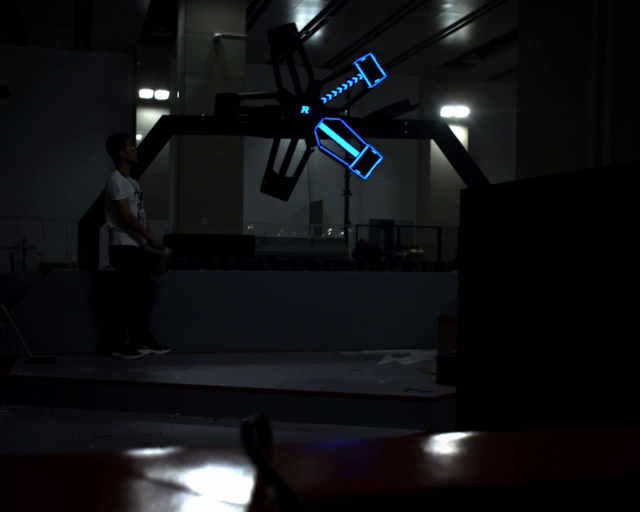
//> input picture Windmills-TEST/wind1.jpg, 1280 x 1024 px, given in place of wind.mp4, which was not available (shown at 1/2 size)
$ ./main   (built with g++ and OpenCV 4)
//> lines starting //> are read from the running program, lines starting //| are printed output that depends on the picture; after the words box and inside, x2 and y2 are one past the last pixel; in counts of white or black regions, pixels touching at a corner belong together; pictures that were not available may be replaced by others from this repository, and a replacement may not be noted
//////////////////////////////////////////////////////////////////
//// Important: try best not to use copying function.
////    Instead, initialze Mat object by calling it
////    as "dstImage" of function like "cvtColor",etc.
//////////////////////////////////////////////////////////////////


// TODO 结合该实例中的kalman预测（defective!只能跟随而不能预测），理解kalman各个参数的含义和初始化方法
#include <iostream>
#include <opencv2/opencv.hpp>
#include <math.h>
#include <chrono>

using namespace std;
using namespace cv;
using namespace chrono;

int main()
{
    VideoCapture cap("C:/Users/Lenovo/Desktop/VScode/Windmills-TEST/wind.mp4");
    Mat image,binary;
    int stateNum = 4;
    int measureNum = 2;
    KalmanFilter KF(stateNum, measureNum, 0);
    //Mat processNoise(stateNum, 1, CV_32F);
    Mat measurement = Mat::zeros(measureNum, 1, CV_32F);
    KF.transitionMatrix = (Mat_<float>(stateNum, stateNum) << 1, 0, 10, 0,//A 状态转移矩阵
        0, 1, 0, 10,
        0, 0, 1, 0,
        0, 0, 0, 1);
    //这里没有设置控制矩阵B，默认为零
    setIdentity(KF.measurementMatrix);//H=[1,0,0,0;0,1,0,0] 测量矩阵
    setIdentity(KF.processNoiseCov, Scalar::all(1e-5));//Q高斯白噪声，单位阵
    setIdentity(KF.measurementNoiseCov, Scalar::all(1e-1));//R高斯白噪声，单位阵
    setIdentity(KF.errorCovPost, Scalar::all(1));//P后验误差估计协方差矩阵，初始化为单位阵
    randn(KF.statePost, Scalar::all(0), Scalar::all(0.1));//初始化状态为随机值

    for(;;)
    {
        cap.read(image);
//> image is the input picture: 1024 rows x 1280 cols, CV_8UC3; mean B, G, R 20.2, 18.1, 17.2
        Mat binary;

        auto start = steady_clock::now();
        resize(image,image,Size(640,480));   // costs 2ms
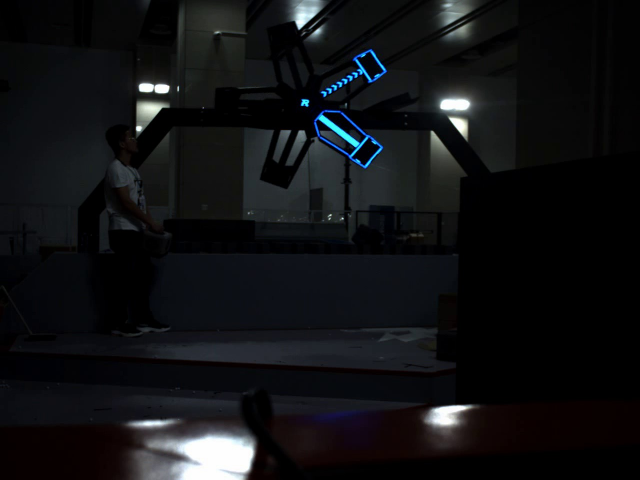
//> image: 480 rows x 640 cols, CV_8UC3; mean B, G, R 20.1, 18, 17.1
        cvtColor(image,binary,COLOR_BGR2GRAY);      // around 1ms sometimes 1.5ms
        threshold(binary,binary, 80, 255, THRESH_BINARY);  // no time   //阈值要自己调
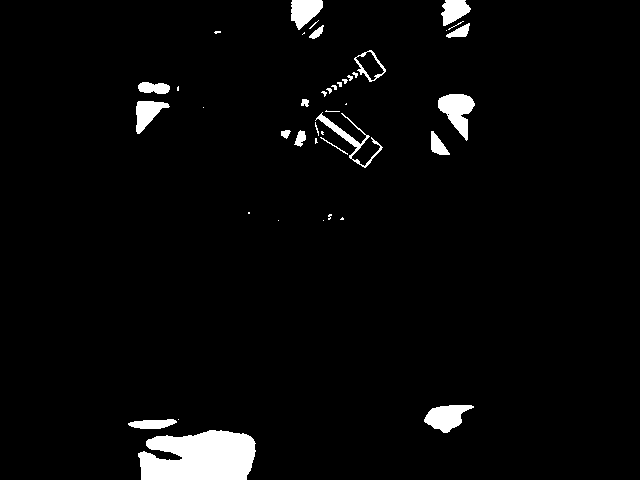
//> binary: 480 rows x 640 cols, CV_8UC1; 3.5% white; 42 white regions (21 under 20 px), largest, box (x1, y1, x2, y2) and area: (138, 430, 256, 480) 4810, (438, 94, 475, 141) 934, (424, 405, 474, 433) 834
        // auto end = steady_clock::now();

        dilate(binary,binary,Mat());   // sometimes 1ms about these two operations
        dilate(binary,binary,Mat());
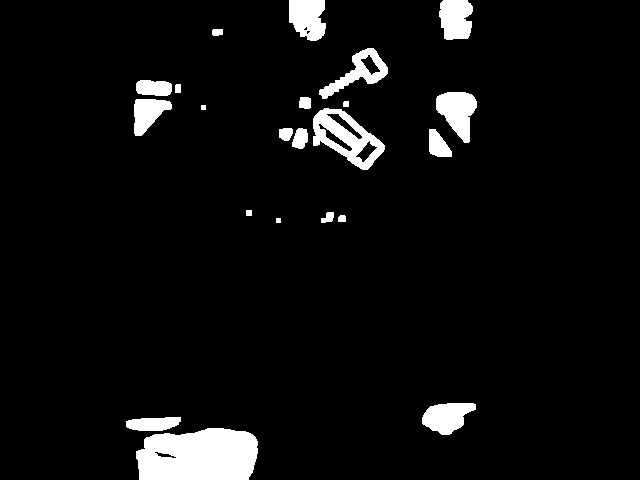
//> binary: 480 rows x 640 cols, CV_8UC1; 5.5% white; 22 white regions, largest, box (x1, y1, x2, y2) and area: (136, 428, 258, 480) 5470, (313, 108, 385, 170) 2013, (436, 92, 477, 143) 1309

        floodFill(binary,Point(5,50),Scalar(255),0,FLOODFILL_FIXED_RANGE);// around 1ms
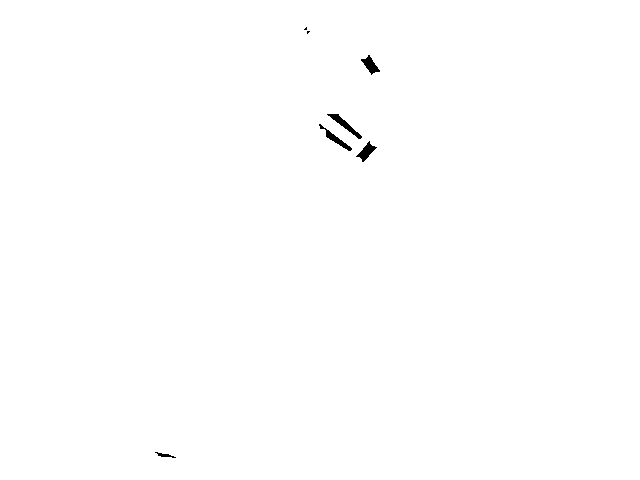
//> binary: 480 rows x 640 cols, CV_8UC1; 99.7% white; 7 black regions (2 under 20 px), largest, box (x1, y1, x2, y2) and area: (327, 114, 362, 139) 206, (319, 124, 352, 151) 180, (356, 141, 377, 162) 172, (361, 55, 380, 75) 167, (155, 452, 176, 458) 49

        threshold(binary, binary, 80, 255, THRESH_BINARY_INV);
//> binary: 480 rows x 640 cols, CV_8UC1; 0.26% white; 7 white regions (2 under 20 px)
        vector<vector<Point>> contours;
        findContours(binary, contours, RETR_LIST, CHAIN_APPROX_NONE); // sometimes 1ms
//> contours = 7 contours, 2 with area under 20; largest, box (x1, y1, x2, y2) and area: (327, 114, 362, 139) 170, (356, 141, 377, 162) 148, (319, 124, 352, 151) 142, (361, 55, 380, 75) 142, (155, 452, 176, 458) 28

        // the "for" loop overall costs 1 ms
        for (size_t i = 0; i < contours.size(); i++){

            vector<Point> points;
            double area = contourArea(contours[i]);
            if (area < 50 || 1e4 < area) continue;
            drawContours(binary, contours, static_cast<int>(i), Scalar(0), 2);

            points = contours[i];

            RotatedRect rrect = fitEllipse(points);
            cv::Point2f* vertices = new cv::Point2f[4];
            rrect.points(vertices);

            float aim = rrect.size.height/rrect.size.width;
            if(aim > 1.7 && aim < 2.6){
                for (int j = 0; j < 4; j++)
                {
                    cv::line(image, vertices[j], vertices[(j + 1) % 4], cv::Scalar(0, 255, 0),4);
                }
                float middle = 100000;

                for(size_t j = 1;j < contours.size();j++){

                    vector<Point> pointsA;
                    double area = contourArea(contours[j]);
                    if (area < 50 || 1e4 < area) continue;

                    pointsA = contours[j];

                    RotatedRect rrectA = fitEllipse(pointsA);

                    float aimA = rrectA.size.height/rrectA.size.width;

                    if(aimA > 3.0){
                    float distance = sqrt((rrect.center.x-rrectA.center.x)*(rrect.center.x-rrectA.center.x)+
                                          (rrect.center.y-rrectA.center.y)*(rrect.center.y-rrectA.center.y));

                    if (middle > distance  )
                        middle = distance;
                    }
                }
                if( middle > 60){                               //这个距离也要根据实际情况调,和图像尺寸和物体远近有关。
                    cv::circle(image,Point(rrect.center.x,rrect.center.y),15,cv::Scalar(0,0,255),4);
                    Mat prediction = KF.predict();
                    Point predict_pt = Point((int)prediction.at<float>(0), (int)prediction.at<float>(1));

                    measurement.at<float>(0) = (float)rrect.center.x;
                    measurement.at<float>(1) = (float)rrect.center.y;
                    KF.correct(measurement);

                    circle(image, predict_pt, 3, Scalar(34, 255, 255), -1);

                    rrect.center.x = (int)prediction.at<float>(0);
                    rrect.center.y = (int)prediction.at<float>(1);

                }
            }
        }
//> this loop made 7 passes
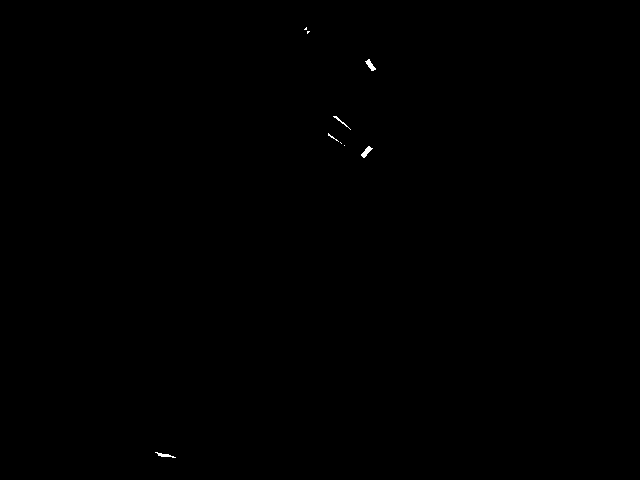
//> binary: 480 rows x 640 cols, CV_8UC1; 0.08% white; 9 white regions (5 under 20 px), largest, box (x1, y1, x2, y2) and area: (361, 146, 373, 158) 62, (365, 59, 376, 71) 59, (155, 452, 176, 458) 49, (333, 116, 351, 130) 34
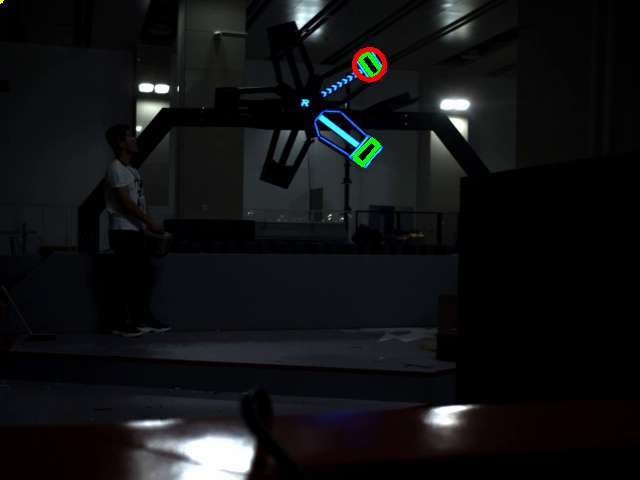
//> image: 480 rows x 640 cols, CV_8UC3; 0.34% of pixels changed, all inside (x1, y1, x2, y2) = (0, 0, 387, 167)

        auto end = steady_clock::now();
        auto duration = duration_cast<microseconds>(end - start);
        printf("time cost: %lf ms\n", duration.count() / 1000.0);

        imshow("frame",image);
        imshow("Original", binary);
        if (waitKey(10) == 'q')
//> the 'q' key is pressed
            break;
    }
    system("pause");
}

$ run again, on Windmills-TEST/wind2.jpg
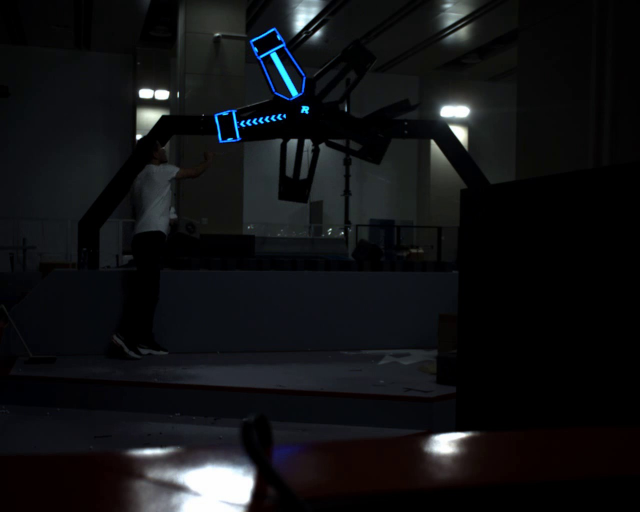
//> input picture Windmills-TEST/wind2.jpg, 1280 x 1024 px, given in place of wind.mp4, which was not available (shown at 1/2 size)
//> image is the input picture: 1024 rows x 1280 cols, CV_8UC3; mean B, G, R 20.4, 18.4, 17.4
//> `floodFill(binary,Point(5,50),Scalar(255),0,FLOODFILL_FIXED_RANGE);`:
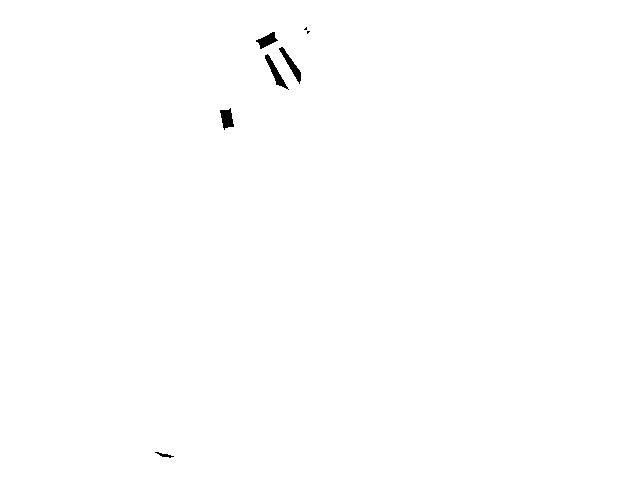
//> binary: 480 rows x 640 cols, CV_8UC1; 99.7% white; 7 black regions (2 under 20 px), largest, box (x1, y1, x2, y2) and area: (265, 54, 289, 90) 224, (279, 47, 301, 84) 217, (220, 108, 234, 130) 195, (256, 32, 278, 49) 180, (155, 452, 174, 458) 43
//> contours = 7 contours, 2 with area under 20; largest, box (x1, y1, x2, y2) and area: (265, 54, 289, 90) 184, (279, 47, 301, 84) 179, (220, 108, 234, 130) 166, (256, 32, 278, 49) 153, (155, 452, 174, 458) 24
//> the loop `for (size_t i = 0; i < contours.size(); i++)` made 7 passes
//> after the loop `for (size_t i = 0; i < contours.size(); i++)`:
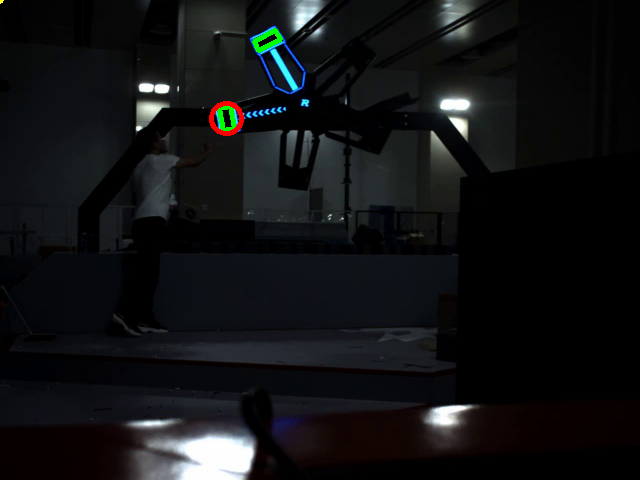
//> image: 480 rows x 640 cols, CV_8UC3; mean B, G, R 20.1, 18.7, 17.7
